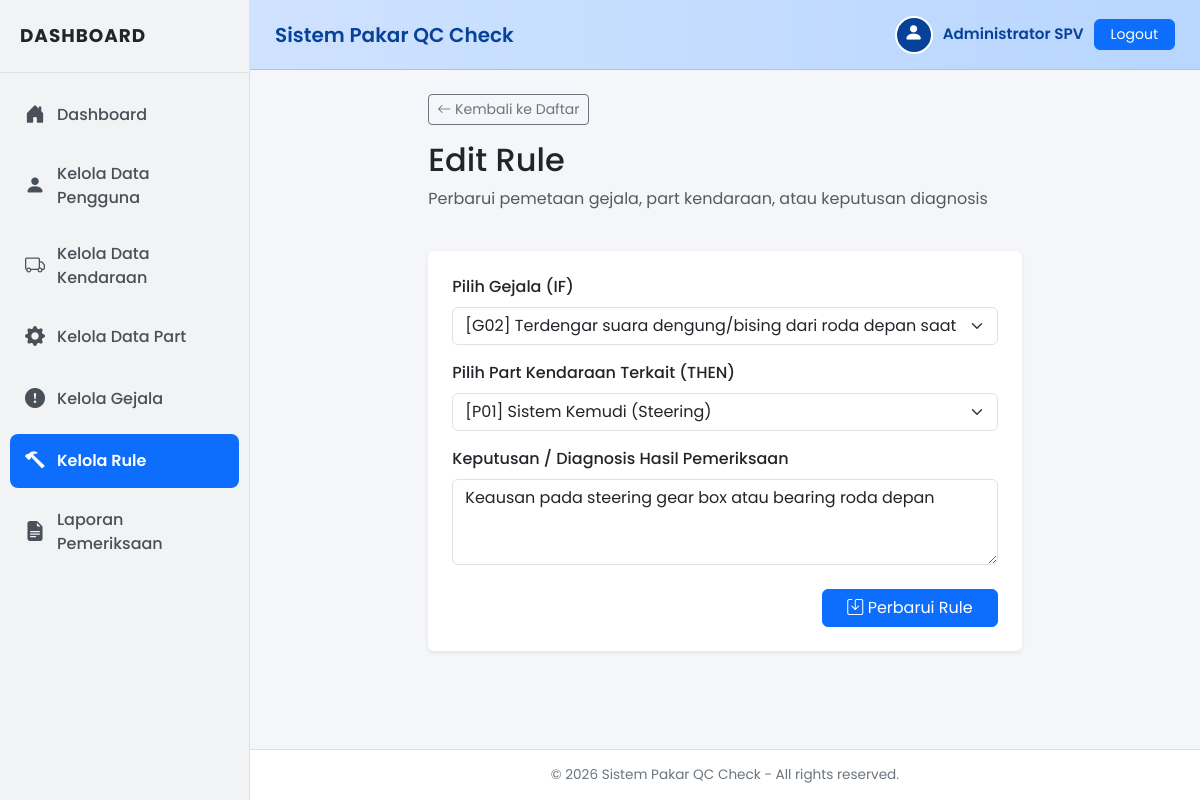
/rules/edit.php?id=2 (signed in), run on the app's committed database.
### tables this page shows
CREATE TABLE `rules` (
  `id_rule` int(11) NOT NULL AUTO_INCREMENT,
  `id_gejala` int(11) NOT NULL,
  `id_part` int(11) NOT NULL,
  `keputusan` varchar(255) NOT NULL,
  PRIMARY KEY (`id_rule`),
  KEY `id_gejala` (`id_gejala`),
  KEY `id_part` (`id_part`),
  CONSTRAINT `rules_ibfk_1` FOREIGN KEY (`id_gejala`) REFERENCES `gejala` (`id_gejala`) ON DELETE CASCADE ON UPDATE CASCADE,
  CONSTRAINT `rules_ibfk_2` FOREIGN KEY (`id_part`) REFERENCES `part_kendaraan` (`id_part`) ON DELETE CASCADE ON UPDATE CASCADE
);

### rules/edit.php (the view, shortened to what this page needs)
<?php
include "../koneksi.php";
$id = isset($_GET['id']) ? intval($_GET['id']) : 0;
$stmt_select = mysqli_prepare($conn, "SELECT * FROM rules WHERE id_rule = ?");
mysqli_stmt_bind_param($stmt_select, "i", $id);
mysqli_stmt_execute($stmt_select);
$result = mysqli_stmt_get_result($stmt_select);
$rule_data = mysqli_fetch_assoc($result);
$gejala_list = mysqli_query($conn, "SELECT * FROM gejala ORDER BY kode_gejala ASC");
$part_list = mysqli_query($conn, "SELECT * FROM part_kendaraan ORDER BY kode_part ASC");
include "../templates/header.php";
?>
<div class="row mb-4">
    <div class="col-md-8 mx-auto">
        <a href="index.php" class="btn btn-outline-secondary btn-sm mb-3">
            <i class="bi bi-arrow-left"></i> Kembali ke Daftar
        </a>
        <h2>Edit Rule</h2>
        <p class="text-muted">Perbarui pemetaan gejala, part kendaraan, atau keputusan diagnosis</p>
    </div>
</div>
<div class="row">
    <div class="col-md-8 mx-auto">
        <div class="card shadow-sm border-0 p-4">
            <form method="POST" action="">
                <div class="mb-3">
                    <label for="id_gejala" class="form-label fw-medium">Pilih Gejala (IF)</label>
                    <select name="id_gejala" id="id_gejala" class="form-select" required>
                        <?php $selected_gejala = isset($_POST['id_gejala']) ? $_POST['id_gejala'] : $rule_data['id_gejala']; ?>
                        <?php while ($gj = mysqli_fetch_assoc($gejala_list)): ?>
                            <option value="<?php echo $gj['id_gejala']; ?>" <?php echo ($selected_gejala == $gj['id_gejala']) ? 'selected' : ''; ?>>
                                [<?php echo htmlspecialchars($gj['kode_gejala']); ?>] <?php echo htmlspecialchars($gj['nama_gejala']); ?>
                            </option>
                        <?php endwhile; ?>
                    </select>
                </div>
                <div class="mb-3">
                    <label for="id_part" class="form-label fw-medium">Pilih Part Kendaraan Terkait (THEN)</label>
                    <select name="id_part" id="id_part" class="form-select" required>
                        <?php $selected_part = isset($_POST['id_part']) ? $_POST['id_part'] : $rule_data['id_part']; ?>
                        <?php while ($pt = mysqli_fetch_assoc($part_list)): ?>
                            <option value="<?php echo $pt['id_part']; ?>" <?php echo ($selected_part == $pt['id_part']) ? 'selected' : ''; ?>>
                                [<?php echo htmlspecialchars($pt['kode_part']); ?>] <?php echo htmlspecialchars($pt['nama_part']); ?>
                            </option>
                        <?php endwhile; ?>
                    </select>
                </div>
                <div class="mb-3">
                    <label for="keputusan" class="form-label fw-medium">Keputusan / Diagnosis Hasil Pemeriksaan</label>
                    <textarea name="keputusan" id="keputusan" class="form-control" rows="3" placeholder="Masukkan keputusan..." required><?php echo htmlspecialchars(isset($_POST['keputusan']) ? $_POST['keputusan'] : $rule_data['keputusan']); ?></textarea>
                </div>
                <div class="mt-4 text-end">
                    <button type="submit" name="submit" class="btn btn-primary px-4">
                        <i class="bi bi-save"></i> Perbarui Rule
                    </button>
                </div>
            </form>
        </div>
    </div>
</div>
<?php
include "../templates/footer.php";
?>

### templates/header.php (style rules this page uses)
body { font-family: 'Poppins', sans-serif; background-color: #f4f6f9; overflow-x: hidden; display: flex; min-height: 100vh; }

### data on the page
rules: id_gejala "[G02] Terdengar suara dengung/bising dari roda depan saat berbelok", id_part "[P01] Sistem Kemudi (Steering)", keputusan "Keausan pada steering gear box atau bearing roda depan"

### other printed values
$_SESSION['nama'] "Administrator SPV"
